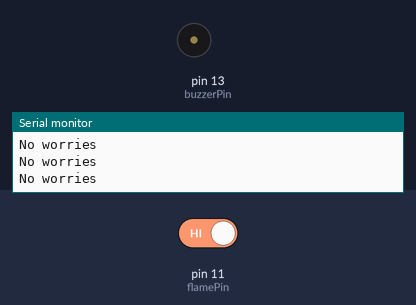
A sketch run on a simulated Arduino Uno, built with avr-gcc and run on an emulated ATmega328P. Shown: buzzer (waves = sounding, pin HIGH), the last lines printed to the serial monitor. Inputs (shaded band) come from the test bench; at power-on: pin 11 (flamePin) HIGH.

Above: at 1.8 s.
1.9 s: pin 11 (flamePin) driven LOW
At 2.4 s:
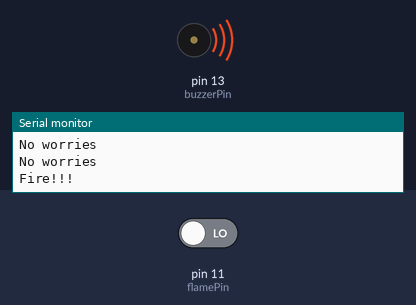
3.5 s: pin 11 (flamePin) driven HIGH
At 4.8 s:
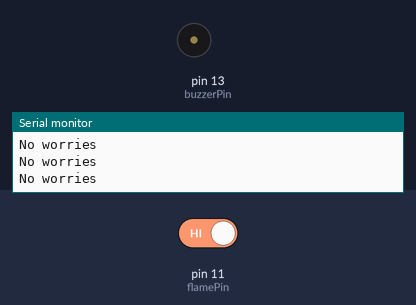
Timing chart, 0 to 6.5 s (numbered marks = the images above; inputs shaded):
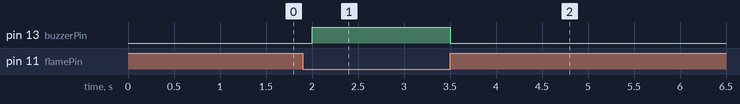

The sketch:

flame_sensor.ino
```cpp
const int buzzerPin = 13;
const int flamePin = 11;
int Flame = HIGH;

void setup()
{

  pinMode(buzzerPin, OUTPUT);
  pinMode(flamePin, INPUT);
  Serial.begin(9600);
}

void loop()
{
  Flame = digitalRead(flamePin);
  if (Flame== LOW)
  {
    Serial.println("Fire!!!");
    digitalWrite(buzzerPin, HIGH);
    delay(500);
  }
  else
  {
    Serial.println("No worries");
    digitalWrite(buzzerPin, LOW);
    delay(500);
  }
}
```

Measured:
- after the input at 1.9 s, pin 13 (buzzerPin): LOW → HIGH after 0.10 s
- after the input at 3.5 s, pin 13 (buzzerPin): HIGH → LOW at once
